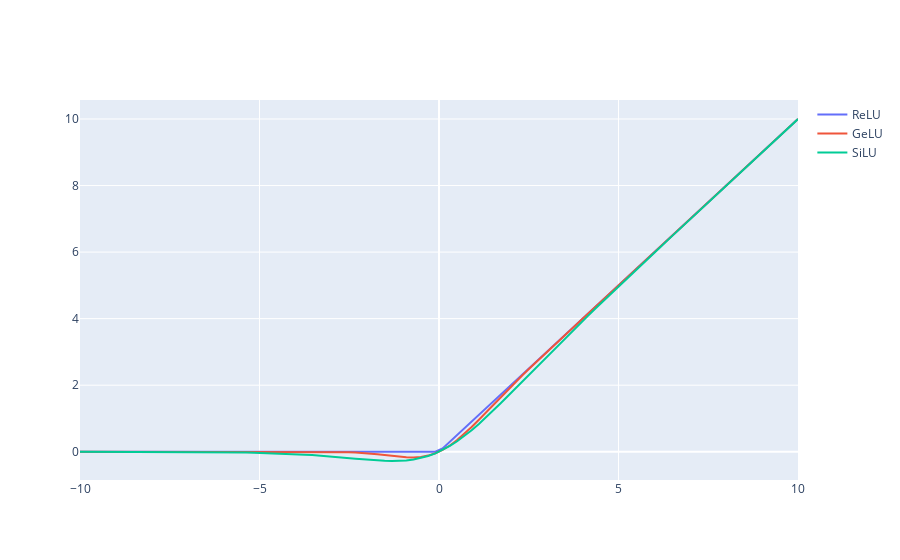

Here is the notebook cell this chart was saved with:
### Code cell
import plotly.graph_objects as go

fig = go.Figure()

fig.add_trace(go.Scatter(x=x, y=relu_out, mode="lines", name="ReLU"))
fig.add_trace(go.Scatter(x=x, y=gelu_out, mode="lines", name="GeLU"))
fig.add_trace(go.Scatter(x=x, y=silu_out, mode="lines", name="SiLU"))

fig.show()
